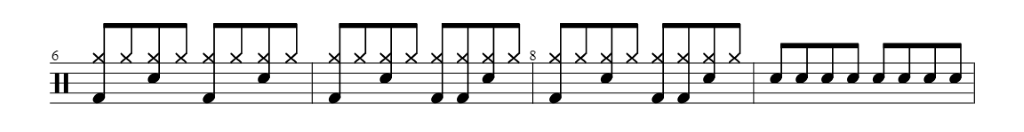
#> input picture omr/letmedrum/drum_sheet_music.png, 1024 x 132 px, found by its file name
$ python image_preprocessing_1.py
#> lines starting #> are read from the running program, lines starting #| are printed output that depends on the picture; after the words box and inside, x2 and y2 are one past the last pixel; in counts of white or black regions, pixels touching at a corner belong together
import cv2
import numpy as np
from music21 import *

# 이미지 불러오기
img_path = r"D:\PSY\Semester0501\Capstone_Project\letmedrum\drum_sheet_music.png"
img = cv2.imread(img_path)
#> img is the input picture: shape (132, 1024, 3); min 0, max 255, mean 231.2

if img is None:
    raise FileNotFoundError(f"Image at path '{img_path}' could not be loaded.")

src = img.copy()

# [37 lines of commented-out code are left out]
gray = cv2.cvtColor(src, cv2.COLOR_BGR2GRAY)
ret, gray = cv2.threshold(gray, 127, 255, cv2.THRESH_BINARY_INV | cv2.THRESH_OTSU)
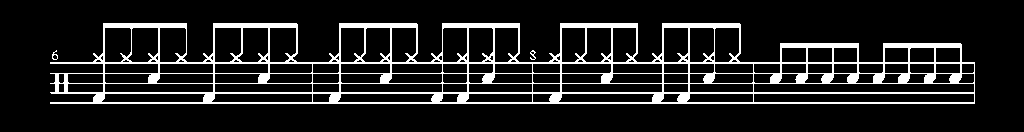
#> gray: shape (132, 1024); 12.1% white; 3 white regions, box (x1, y1, x2, y2) and area: (50, 23, 975, 104) 16335, (530, 50, 536, 60) 29, (52, 50, 58, 60) 26
#> ret = 163
height, width = gray.shape
#> height = 132; width = 1024

# 보표 추출
mask = np.zeros(gray.shape, np.uint8)
cnt, labels, stats, centroids = cv2.connectedComponentsWithStats(gray)
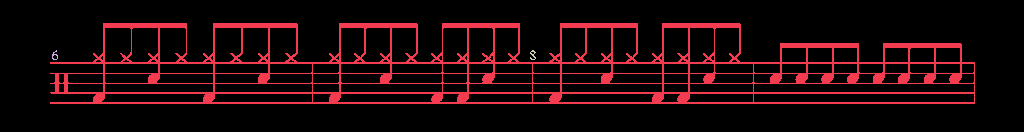
#> labels: shape (132, 1024) int32; 4 distinct labels, from 0 to 3; one colour per label, 0 black
#> cnt = 4; stats = [[0, 0, 1024, 132, 118778], [50, 23, 925, 81, 16335], [52, 50, 6, 10, 26], [530, 50, 6, 10, 29]]; centroids = [[511, 65.27], [515.9, 67.21], [54.35, 55.19], [532.5, 54.62]]

for i in range(1, cnt):
    x, y, w, h, area = stats[i]
    if w > width * 0.5:
        roi = src[y:y+h, x:x+w]
        cv2.imwrite('line%s.png' %i, roi)
#> this loop made 3 passes
#> pass 1, `roi = src[y:y+h, x:x+w]`:
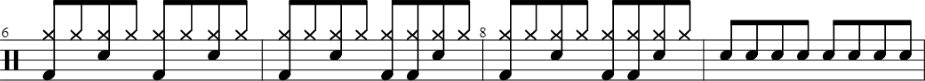
#> roi: shape (81, 925, 3); min 0, max 255, mean 212
for i in range(1, cnt):
    x, y, w, h, area = stats[i]
    if w > width * 0.5:
        cv2.rectangle(mask, (x, y, w, h), (255, 255, 255), -1)
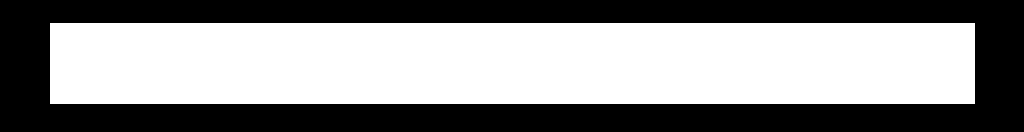
#> mask: shape (132, 1024); 55.4% white; 1 black region, box (x1, y1, x2, y2) and area: (0, 0, 1024, 132) 60243
masked = cv2.bitwise_and(gray, mask)

# 오선 삭제
staves = []
for row in range(height):
    pixels = 0
    for col in range(width):
        pixels += (masked[row][col] == 255)
    if pixels >= width * 0.5:
        if len(staves) == 0 or abs(staves[-1][0] + staves[-1][1] - row) > 1:
            staves.append([row, 0])
        else:
            staves[-1][1] += 1
#> after the loop, staves = [[62, 1], [73, 0], [83, 0], [92, 1], [102, 1]]

for staff in range(len(staves)):
    top_pixel = staves[staff][0]
    bot_pixel = staves[staff][0] + staves[staff][1]
    for col in range(width):
        if height-staves[staff][1] > bot_pixel and masked[top_pixel - 1][col] == 0 and masked[bot_pixel + 1][col] == 0:
            for row in range(top_pixel, bot_pixel + 1):
                masked[row][col] = 0
#> this loop made 5 passes
#> (top_pixel, bot_pixel) on passes 1 to 5: (62, 63), (73, 73), (83, 83), (92, 93), (102, 103)
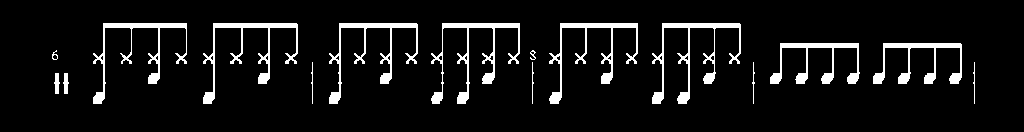
#> masked: shape (132, 1024); 7.4% white; 16 white regions, largest, box (x1, y1, x2, y2) and area: (652, 23, 741, 104) 1354, (431, 23, 520, 104) 1342, (203, 23, 298, 104) 1234
cv2.imwrite('score.png', 255-masked)

# 객체 탐색
# 윤곽 검출
contours, hierarchy = cv2.findContours(masked, cv2.RETR_TREE, cv2.CHAIN_APPROX_SIMPLE)
#> contours = 32 contours, 21 with area under 20; largest, box (x1, y1, x2, y2) and area: (652, 23, 741, 104) 988, (431, 23, 520, 104) 976, (203, 23, 298, 104) 893, (549, 23, 638, 104) 870, (329, 23, 418, 104) 868

i=1
for contour in contours:
    x, y, w, h = cv2.boundingRect(contour)
    roi = 255-masked[y-5:y+h+5, x-5:x+w+5]
    cv2.imwrite('save%s.jpg' %i, roi)
    i+=1
#> this loop made 32 passes
#> (x, y, w, h) on passes 1 to 12: (63, 73, 6, 21), (54, 73, 6, 21), (973, 62, 2, 42), (752, 62, 3, 42), (532, 62, 2, 42), (311, 62, 2, 42), (530, 50, 6, 10), (530, 51, 5, 4), (52, 50, 6, 10), (52, 54, 6, 6), (873, 43, 89, 41), (770, 43, 90, 41)
#> after the loop, i = 33
for contour in contours:
    x, y, w, h = cv2.boundingRect(contour)
    cv2.rectangle(src, (x, y, w, h), (255, 0, 0), 2)
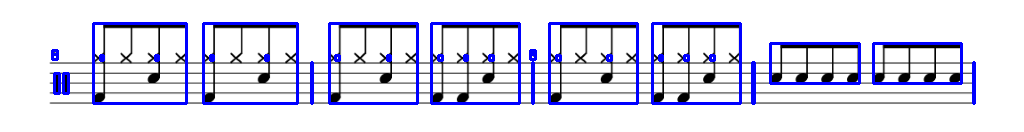
#> src: shape (132, 1024, 3); 7.01% of pixels changed, all inside (x1, y1, x2, y2) = (51, 22, 976, 105)

# 결과 저장
cv2.imwrite('result.png', src)

cv2.imshow('Result', src)
cv2.waitKey(0)
cv2.destroyAllWindows()
